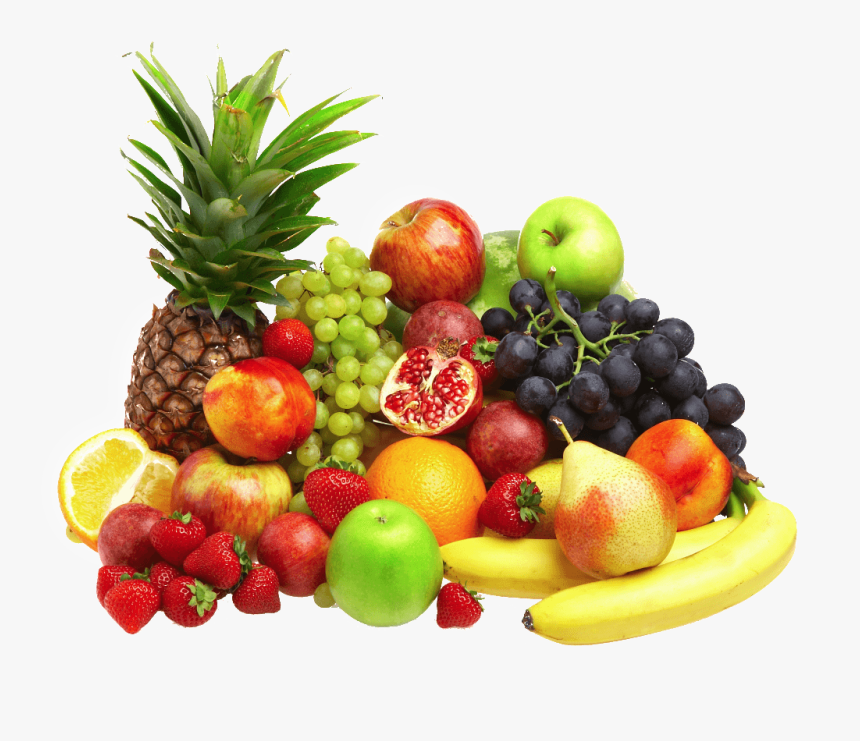
%> input picture Laboratory Activity 1/fruits.png, 860 x 741 px
$ octave exercise1.m   (GNU Octave 9; MATLAB toolbox functions it lacks are replaced by stand-ins)
%> lines starting %> are read from the running program, lines starting %| are printed output that depends on the picture
clc;
clf;
close all;
clear all;
pkg load image;

Img1 = imread ('fruits.png');
%> Img1 is the input picture: size 741x860x3 uint8; mean R, G, B 212, 195.8, 166.9
Img1_info = imfinfo('fruits.png') #to display the information of the image in the command window
figure(1), imshow(Img1)

Img2 = imresize(Img1,0.10); #reduce the spatial resolution of the original image
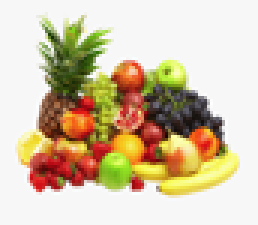
%> Img2: size 75x86x3 uint8 (shown 3 times larger); mean R, G, B 212, 195.7, 166.9
imwrite(Img2, 'fruits2.png');
whos Img2
figure(2), imshow('fruits2.png')

RGB2HSV = rgb2hsv(Img2); #convert from its color RGB image to HSV
%> RGB2HSV: size 75x86x3 double; mean H, S, V 0.117, 0.275, 0.844
imwrite(RGB2HSV, 'fruits3.png');
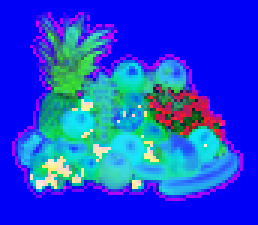
%> saved as fruits3.png: size 75x86x3 uint8 (shown 3 times larger); mean R, G, B 29.9, 70.1, 215.2
figure(3), imshow('fruits3.png')
